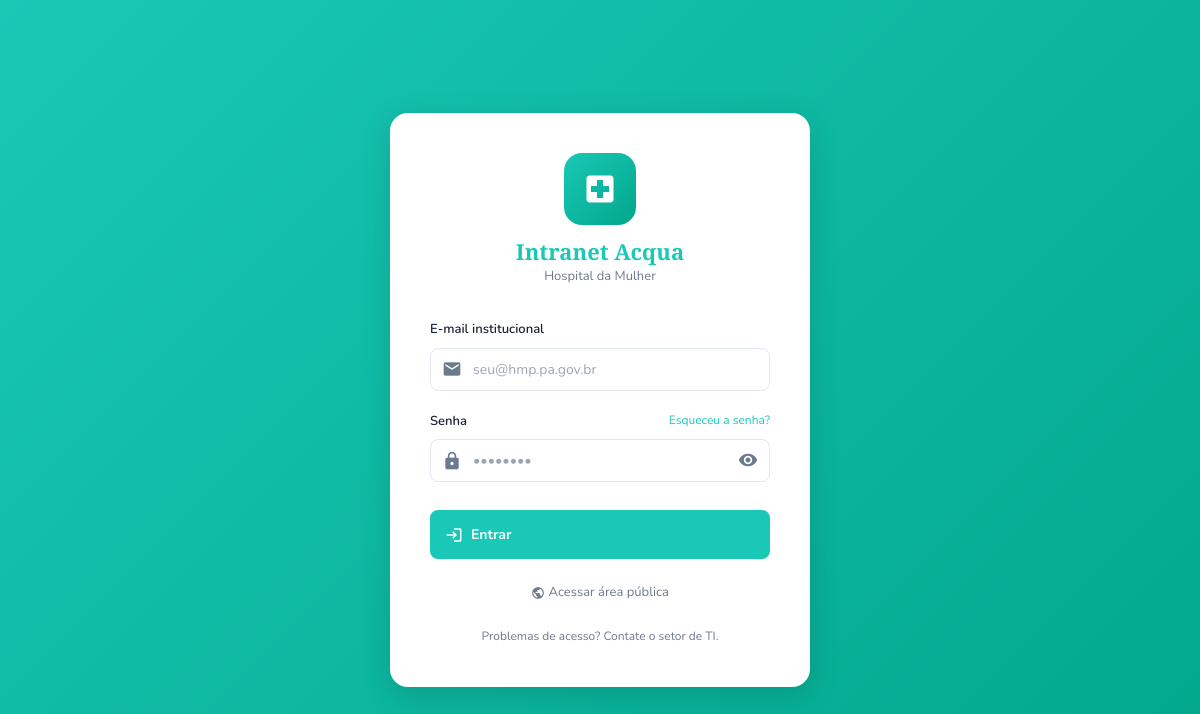
The app's page /login.php, older data.
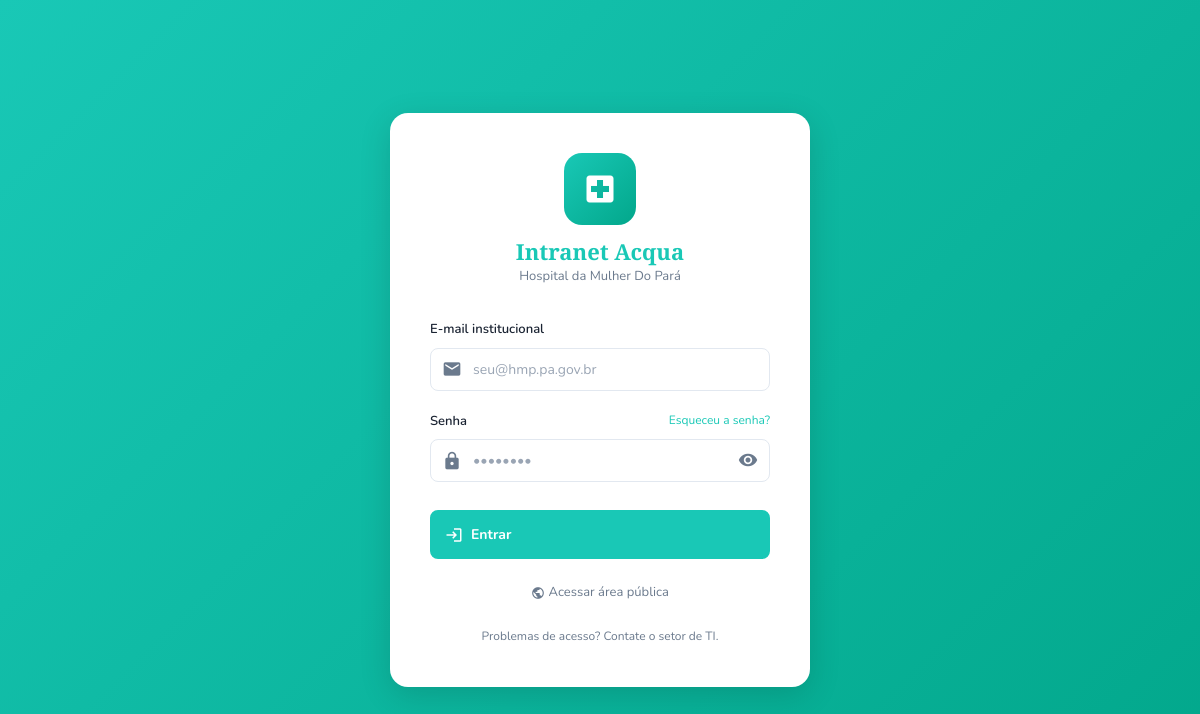
The same page, newer data.
### tables this page shows
CREATE TABLE `settings` (
  `id` int(11) NOT NULL AUTO_INCREMENT,
  `setting_key` varchar(100) NOT NULL,
  `setting_value` text DEFAULT NULL,
  `setting_type` enum('text','textarea','image','boolean','color','json') DEFAULT 'text',
  `label` varchar(150) DEFAULT NULL,
  `group_name` varchar(80) DEFAULT 'general',
  `updated_at` datetime DEFAULT current_timestamp() ON UPDATE current_timestamp(),
  PRIMARY KEY (`id`),
  UNIQUE KEY `setting_key` (`setting_key`)
);

### includes/database.php (called while the page is built, shortened)
<?php
class Database {
    private static ?PDO $instance = null;
    public static function getInstance(): PDO {
        if (self::$instance === null) {
            $dsn = 'mysql:host=' . DB_HOST . ';dbname=' . DB_NAME . ';charset=' . DB_CHARSET;
            try {
                self::$instance = new PDO($dsn, DB_USER, DB_PASS, [
                    PDO::ATTR_ERRMODE            => PDO::ERRMODE_EXCEPTION,
                    PDO::ATTR_DEFAULT_FETCH_MODE => PDO::FETCH_ASSOC,
                    PDO::ATTR_EMULATE_PREPARES   => false,
                ]);
            } catch (PDOException $e) {
                die(json_encode(['error' => 'Falha na conexão com o banco de dados.']));
            }
        }
        return self::$instance;
    }
    public static function query(string $sql, array $params = []): \PDOStatement {
        $stmt = self::getInstance()->prepare($sql);
        $stmt->execute($params);
        return $stmt;
    }
    public static function fetch(string $sql, array $params = []): ?array {
        return self::query($sql, $params)->fetch() ?: null;
    }
}

### includes/functions.php (called while the page is built, shortened)
<?php
function getSetting(string $key, string $default = ''): string {
    $row = Database::fetch('SELECT setting_value FROM settings WHERE setting_key = ?', [$key]);
    $val = $row['setting_value'] ?? '';
    return ($val !== '' && $val !== null) ? $val : $default;
}

### login.php (the view, shortened to what this page needs)
<?php
require_once __DIR__ . '/includes/database.php';
require_once __DIR__ . '/includes/functions.php';
$isDark = isset($_COOKIE['acqua_dark']) && $_COOKIE['acqua_dark'] === 'dark';
?>
<!DOCTYPE html>
<html lang="pt-BR" data-theme="<?= $isDark ? 'dark' : 'light' ?>">
<head>
  <link rel="stylesheet" href="<?= BASE_URL ?>/assets/css/style.css">
</head>
<body>
<div class="login-page">
  <div class="login-box fade-in">
    <div class="login-logo">
      <div class="logo-circle">
        <span class="material-icons">local_hospital</span>
      </div>
      <h1><?= htmlspecialchars(getSetting('site_name', 'Intranet Acqua')) ?></h1>
      <p><?= htmlspecialchars(getSetting('site_tagline', 'Unidade de Saúde')) ?></p>
    </div>
    <form method="POST" autocomplete="on">
      <div class="form-group">
        <label class="form-label">E-mail institucional</label>
        <div style="position:relative">
          <span class="material-icons" style="position:absolute;left:12px;top:50%;transform:translateY(-50%);color:var(--text-muted);font-size:20px">email</span>
          <input type="email" name="email" class="form-control" style="padding-left:42px"
                 value="<?= htmlspecialchars($_POST['email'] ?? '') ?>"
                 placeholder="seu@hmp.pa.gov.br" required autofocus>
        </div>
      </div>
      <div class="form-group">
        <label class="form-label" style="display:flex;justify-content:space-between">
          Senha
          <a href="<?= BASE_URL ?>/forgot.php" style="font-size:12px;font-weight:400">Esqueceu a senha?</a>
        </label>
        <div style="position:relative">
          <span class="material-icons" style="position:absolute;left:12px;top:50%;transform:translateY(-50%);color:var(--text-muted);font-size:20px">lock</span>
          <input type="password" name="password" id="passwordField" class="form-control" style="padding-left:42px;padding-right:42px"
                 placeholder="••••••••" required>
          <button type="button" onclick="togglePassword()" style="position:absolute;right:12px;top:50%;transform:translateY(-50%);background:none;border:none;cursor:pointer;color:var(--text-muted)">
            <span class="material-icons" id="eyeIcon" style="font-size:20px">visibility</span>
          </button>
        </div>
      </div>
      <button type="submit" class="btn btn-primary w-100" style="margin-top:8px;padding:13px">
        <span class="material-icons">login</span> Entrar
      </button>
    </form>
    <div style="margin-top:20px;text-align:center">
      <a href="<?= BASE_URL ?>/public.php" class="text-muted text-sm">
        <span class="material-icons" style="font-size:14px;vertical-align:middle">public</span>
        Acessar área pública
      </a>
    </div>
    <div style="margin-top:24px;text-align:center;font-size:12px;color:var(--text-muted)">
      Problemas de acesso? Contate o setor de TI.
    </div>
  </div>
</div>
</body>
</html>

Row changes from the older to the newer data that the page shows:
changed settings: setting_value "Hospital da Mulher" → "Hospital da Mulher Do Pará"
